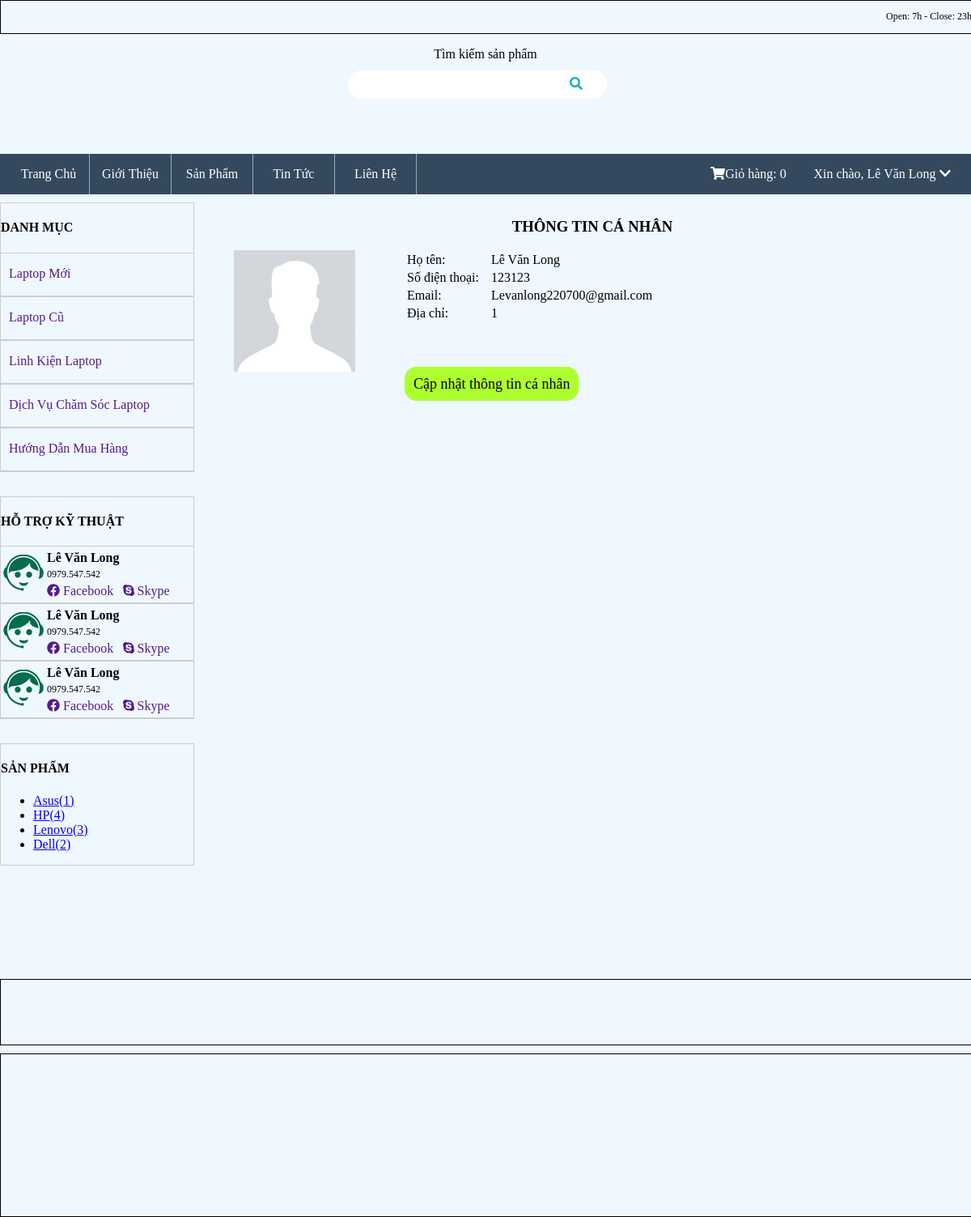
The app's page /index.php?manage=khach_hang&action=xem_thong_tin (signed in) with its own data.
### tables this page shows
CREATE TABLE `khachhang` (
  `id_khach_hang` int(11) NOT NULL,
  `ho_va_ten` varchar(200) NOT NULL,
  `anh_dai_dien` varchar(200) DEFAULT 'upload/default_avatar.jpeg',
  `ten_dang_nhap` varchar(50) NOT NULL,
  `mat_khau` varchar(200) NOT NULL,
  `dia_chi` text DEFAULT NULL,
  `so_dien_thoai` varchar(15) DEFAULT NULL,
  `email` varchar(100) DEFAULT NULL
);

CREATE TABLE `quanlihieusanpham` (
  `id_hieu` int(11) NOT NULL,
  `ten_hieu` varchar(50) NOT NULL
);

### customer/view_profile.php (the view)
<?php
$ma_khach_hang = $_SESSION['dang-nhap'];
$sql = "select * from khachhang where id_khach_hang = $ma_khach_hang";
$rs = mysqli_query($conn, $sql);
while($each = mysqli_fetch_array($rs)){
    ?>
    <div class="thong-tin-ca-nhan">
        <h3 style="text-align: center;">THÔNG TIN CÁ NHÂN</h3>
        <div class="anh-dai-dien">
            <img src="/PHP 2/customer/<?php echo $each['anh_dai_dien']?>" alt="" width="150px">
        </div>
        <div class="thong-tin">
            <table>
                <tr>
                    <td style="width: 100px">Họ tên:</td>
                    <td><?php echo $each['ho_va_ten']?></td>
                </tr>
                <tr>
                    <td>Số điện thoại:</td>
                    <td><?php echo $each['so_dien_thoai']?></td>
                </tr>
                <tr>
                    <td>Email:</td>
                    <td><?php echo $each['email'] ?></td>
                </tr>
                <tr>
                    <td>Địa chỉ:</td>
                    <td><?php echo $each['dia_chi'] ?></td>
                </tr>
            </table>
            <div class="cap-nhat">
                <a href="index.php?manage=khach_hang&action=cap_nhat">Cập nhật thông tin cá nhân</a>
            </div>
        </div>
    </div>
    <?php
}
?>

### modules/menu.php (shortened to what this page needs)
<div id="menu-ngang">
    <ul class="menu">
        <li><a href="/PHP 2/index.php">Trang Chủ</a></li>
        <li><a href="#">Giới Thiệu</a></li>
        <li><a href="/PHP 2/index.php?manage=xem_san_pham&action=xem_tat_ca">Sản Phẩm</a></li>
        <li><a href="/PHP 2/tintuc/view.php">Tin Tức</a></li>
        <li><a href="#">Liên Hệ</a></li>
    </ul>
    <ul class="right">
        <?php
        if (!isset($_SESSION['dang-nhap'])) {
        ?>
            <li><a href="/PHP 2/index.php?manage=khach_hang&action=dang_ki">Đăng Kí</a></li>
            <li><a href="/PHP 2/index.php?manage=khach_hang&action=dang_nhap">Đăng Nhập</a></li>
        <?php } else {
            if ($ma_khach_hang = $_SESSION['dang-nhap']) {
                $sql = "select * from khachhang where id_khach_hang = $ma_khach_hang";
                $rs = mysqli_fetch_array(mysqli_query($conn, $sql));
            } ?>
            <li style="color: white; width: 200px;">Xin chào, <?php echo $rs['ho_va_ten'] ?>
                <i class="fas fa-chevron-down"></i>
            </li>
        <?php } ?>
        <li>
            <a href="/PHP 2/index.php?manage=gio_hang&action=xem_gio_hang"><i class="fas fa-shopping-cart"></i>Giỏ hàng:
                <?php
                if (!isset($_SESSION['so_luong'])) {
                    echo "0";
                } else {
                    echo $_SESSION['so_luong'];
                }
                ?>
            </a>
        </li>
    </ul>
</div>

### modules/sidebar.php
<div id="sidebar">
    <div class="top-sidebar">
        <h4>DANH MỤC</h4>
        <ul>
            <li><a href="">Laptop Mới</a></li>
            <li><a href="">Laptop Cũ</a></li>
            <li><a href="">Linh Kiện Laptop</a></li>
            <li><a href="">Dịch Vụ Chăm Sóc Laptop</a></li>
            <li><a href="">Hướng Dẫn Mua Hàng</a></li>
        </ul>
    </div>
    <div class="mid-sidebar">
        <h4>HỖ TRỢ KỸ THUẬT</h4>
        <ul>
            <li>
                <table style="border-spacing: 2px;">
                    <tr>
                        <td rowspan="4"><img src="/PHP 2/images/hotline.png" alt="" width="50px"></td>
                    </tr>
                    <tr>
                        <th>Lê Văn Long</th>
                    </tr>
                    <tr>
                        <td style="font-size: 12px;">0979.547.542</td>
                    </tr>
                    <tr>
                        <td><a href=""><i class="fab fa-facebook"></i> Facebook</a></td>
                        <td><a href=""><i class="fab fa-skype"></i> Skype</a></td>
                    </tr>
                </table>
            </li>
            <li>
            <table style="border-spacing: 2px;">
                    <tr>
                        <td rowspan="4"><img src="/PHP 2/images/hotline.png" alt="" width="50px"></td>
                    </tr>
                    <tr>
                        <th>Lê Văn Long</th>
                    </tr>
                    <tr>
                        <td style="font-size: 12px;">0979.547.542</td>
                    </tr>
                    <tr>
                        <td><a href=""><i class="fab fa-facebook"></i> Facebook</a></td>
                        <td><a href=""><i class="fab fa-skype"></i> Skype</a></td>
                    </tr>
                </table>
            </li>
            <li>
            <table style="border-spacing: 2px;">
                    <tr>
                        <td rowspan="4"><img src="/PHP 2/images/hotline.png" alt="" width="50px"></td>
                    </tr>
                    <tr>
                        <th>Lê Văn Long</th>
                    </tr>
                    <tr>
                        <td style="font-size: 12px;">0979.547.542</td>
                    </tr>
                    <tr>
                        <td><a href=""><i class="fab fa-facebook"></i> Facebook</a></td>
                        <td><a href=""><i class="fab fa-skype"></i> Skype</a></td>
                    </tr>
                </table>
            </li>
        </ul>
    </div>
    <div class="bottom-sidebar">
        <h4>SẢN PHẨM</h4>
        <ul>
            <?php
                $sql = "select quanlihieusanpham.id_hieu, ten_hieu, COUNT(id_san_pham) as tong_san_pham from quanlihieusanpham join quanlisanpham on quanlisanpham.id_hieu = quanlihieusanpham.id_hieu where quanlisanpham.tinh_trang = 1 GROUP by quanlihieusanpham.id_hieu";
                $rs = mysqli_query($conn, $sql);
                while($each = mysqli_fetch_array($rs)){
                    ?>
                    <li><a href="/PHP 2/index.php?manage=xem_san_pham&action=theo_hieu&hieu=<?php echo $each['id_hieu']?>"><?php echo $each['ten_hieu'] ?>(<?php echo $each['tong_san_pham'] ?>)</a></li>
                    <?php
                }
            ?>
        </ul>
    </div>
</div>

### style/style.css (style rules this page uses)
body { margin: 0 auto; background-color: aliceblue; }
#menu-ngang { margin: 10px auto; width: 1200px; height: 50px; line-height: 40px; background: #34495e; }
#menu-ngang > ul { margin: auto 10px; padding: 0px; list-style-type: none; }
#menu-ngang ul.menu { justify-content: right; width: 800px; }
#menu-ngang ul.menu > li { margin: 0; min-width: 100px; height: 50px; line-height: 50px; position: relative; text-align: center; float: left; background-color: #34495e; border-right: 1px #9da9b5 solid; }
#menu-ngang > ul > li a { margin: 0; width: 100%; text-decoration: none; color: #fff; display: block; }
#menu-ngang ul.right { float: right; background: #34495e; width: 400px; justify-content: center; }
#menu-ngang ul.right > li { margin: 0; margin-left: 15px; min-width: 100px; height: 50px; line-height: 50px; position: relative; text-align: center; float: right; background-color: #34495e; }
.right ul, .right li { margin: 0; padding: 0; }
#sidebar { float: left; width: 20%; height: 100%; position: relative; height: auto; }
#sidebar .top-sidebar, #sidebar .mid-sidebar, #sidebar .bottom-sidebar { border: 1px solid #cccccc; }
#sidebar .top-sidebar li { border: none; padding: 10px; line-height: 30px; border-bottom: 1px solid #cccccc; border-top: 1px solid #cccccc; }
#sidebar .top-sidebar ul, #sidebar .mid-sidebar ul { padding: 0; list-style: none; margin: 0px; width: 100%; }
.top-sidebar ul li, .mid-sidebar ul li { border-bottom: 1px solid #cccccc; border-top: 1px solid #cccccc; }
.top-sidebar ul li a, .mid-sidebar ul li a { text-decoration: none; padding-bottom: 2px; width: 100%; display: block; }
.top-sidebar, .mid-sidebar, .bottom-sidebar { position: relative; margin-bottom: 30px; }
.thong-tin-ca-nhan { display: block; }
.anh-dai-dien { position: relative; float: left; width: 200px; text-align: center; }
.thong-tin { position: relative; float: right; justify-items: left; }
.thong-tin table { width: 700px; }
.cap-nhat { position: relative; top: 65px; }
.cap-nhat a { padding: 10px; border: 1px solid greenyellow; border-radius: 15px; background-color: greenyellow; color: black; font-size: large; text-decoration: none; }

### style/all.css (style rules this page uses)
.fa-chevron-down:before { content: "\f078"; }
.fa-facebook:before { content: "\f09a"; }
.fa-shopping-cart:before { content: "\f07a"; }
.fa-skype:before { content: "\f17e"; }

### records on screen
khachhang: ho_va_ten "Lê Văn Long", so_dien_thoai "123123", email "Levanlong220700@gmail.com", dia_chi "1"
quanlihieusanpham: ten_hieu "Asus", tong_san_pham "1"
quanlihieusanpham: ten_hieu "HP", tong_san_pham "4"
quanlihieusanpham: ten_hieu "Lenovo", tong_san_pham "3"
quanlihieusanpham: ten_hieu "Dell", tong_san_pham "2"
